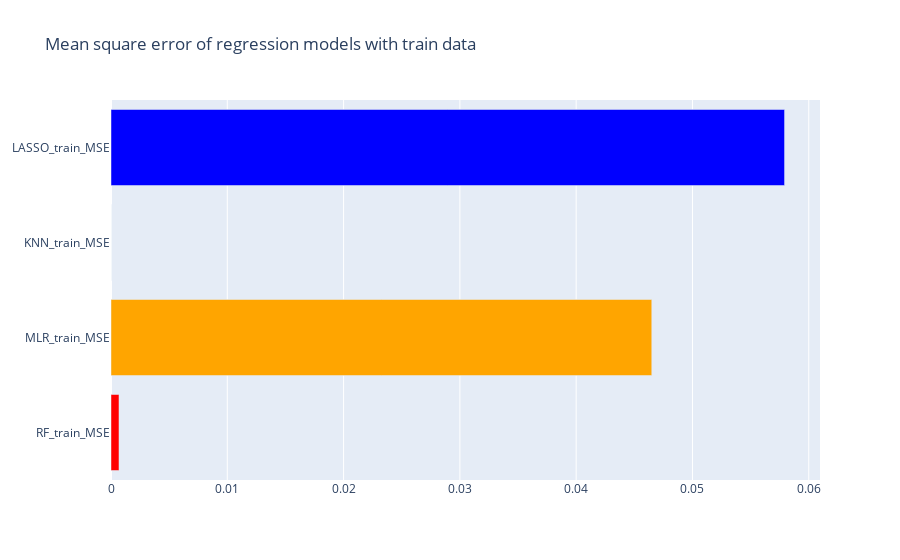

Notebook code cell kept with this figure:
### Code cell
train_MSE_plot = [
    go.Bar(
        y=['RF_train_MSE', 'MLR_train_MSE', 'KNN_train_MSE', 'LASSO_train_MSE'],
        x=[0.000686, 0.046501, 0.0, 0.057919],
        orientation='h',
        marker=dict(color=['red', 'orange', 'green', 'blue'])
    )
]

layout = go.Layout(title='Mean square error of regression models with train data')

fig = go.Figure(data=train_MSE_plot, layout=layout)

fig.show()

### Figure 1 — Plotly figure (JSON) as saved in the notebook; plotly's stock layout.template omitted (floating-point values rounded to 4 significant figures)
{"data": [{"marker": {"color": ["red", "orange", "green", "blue"]}, "orientation": "h", "type": "bar", "x": [0.000686, 0.0465, 0, 0.05792], "y": ["RF_train_MSE", "MLR_train_MSE", "KNN_train_MSE", "LASSO_train_MSE"]}], "layout": {"title": {"text": "Mean square error of regression models with train data"}}}
